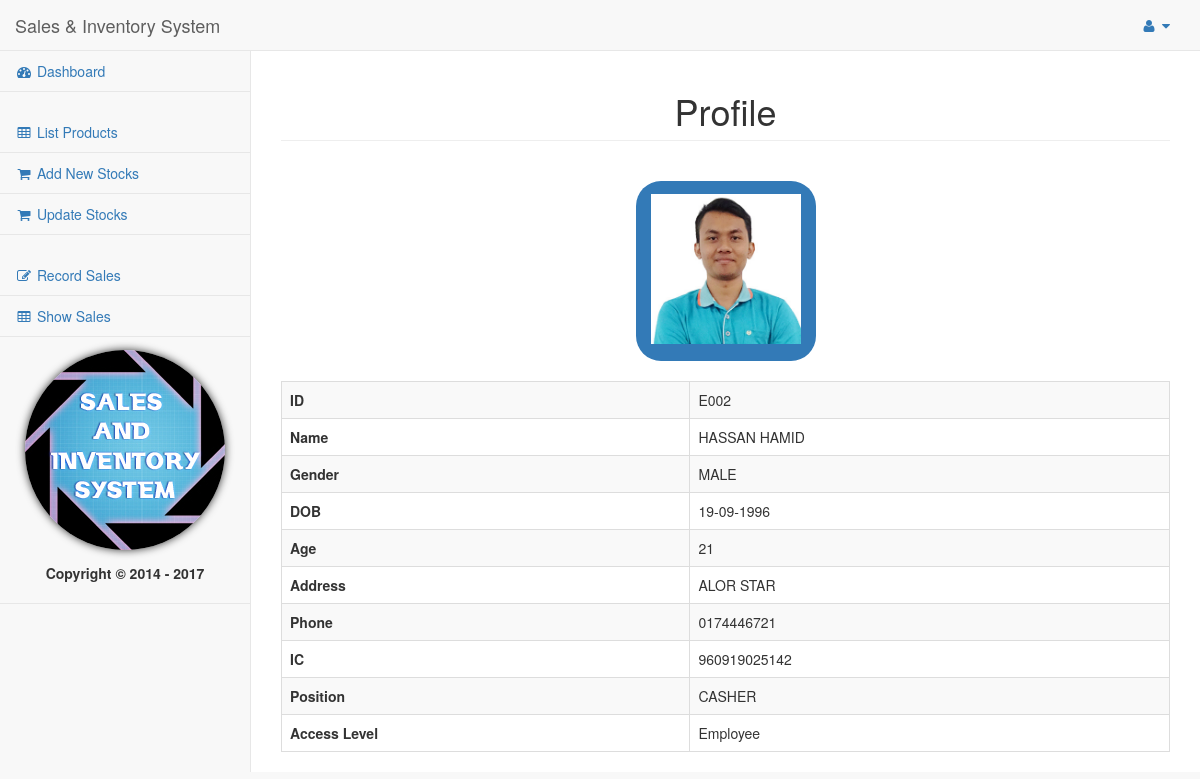
Page /employee/profile.php?id=E002 (signed in) on the committed database.
### tables this page shows
CREATE TABLE IF NOT EXISTS `employee` (
  `ID` char(4) NOT NULL,
  `NAME` varchar(100) NOT NULL,
  `GENDER` varchar(10) NOT NULL,
  `DOB` date NOT NULL,
  `ADDRESS` varchar(100) NOT NULL,
  `PHONE` varchar(50) NOT NULL,
  `IC` varchar(50) NOT NULL,
  `POSITION` varchar(50) NOT NULL,
  `PASSWORD` varchar(50) NOT NULL,
  `LEVEL` int(1) NOT NULL,
  PRIMARY KEY (`ID`)
);

### employee/profile.php (the view, shortened to what this page needs)
<?php include '../templates/headerfolder.php'; ?>
<center>
<?php
	if(($_SESSION['SESS_MEMBER_LEVEL']) == 1 )
	{
		echo '
		<h1 class="page-header">Search/View Employee</h1>
		<form action="profile.php" method="get">
		Employee ID : <input type="text" name="id"><br><br>
		<input type="submit" class="myButton"><br><br>
		</form>
		';
	}
	else
	{
		echo '
		<h1 class="page-header">Profile</h1>
		';
	}
?>
<?php
include '../config.php';
if(isset($_GET["id"]))
{
	$id = (isset($_GET["id"]) ? $_GET["id"] : null);
	$idlogin = ($_SESSION['SESS_MEMBER_ID']);
	$levellogin = ($_SESSION['SESS_MEMBER_LEVEL']);
	if( ($id == $idlogin) && ($levellogin == 1))
	{
		$status = true;
	}
	else if( ($id != $idlogin) && ($levellogin == 1))
	{
		$status = true;
	}
	else if( ($id == $idlogin) && ($levellogin == 2))
	{
		$status = true;
	}
	else if( ($id != $idlogin) && ($levellogin == 2))
	{
		$status = false;
	}
	if($status == true)
	{
		try
		{
			$conn = new PDO("mysql:host=$servername;dbname=$dbname", $username, $password);
			$conn->setAttribute(PDO::ATTR_ERRMODE, PDO::ERRMODE_EXCEPTION);
			$stmt = $conn->prepare("SELECT ID, NAME, GENDER, DATE_FORMAT(DOB,'%d-%m-%Y') AS DATE,
											 (YEAR(CURDATE()) - YEAR(DOB)) AS AGE, ADDRESS, PHONE, IC, POSITION, LEVEL FROM EMPLOYEE WHERE ID='$id'  ");
			$stmt->execute();
			$row = $stmt->fetch(PDO::FETCH_ASSOC);
			$id = $row['ID'];
			$name = $row['NAME'];
			$gender = $row['GENDER'];
			$dob = $row['DATE'];
			$age = $row['AGE'];
			$address = $row['ADDRESS'];
			$phone = $row['PHONE'];
			$ic = $row['IC'];
			$position = $row['POSITION'];
			$level = $row['LEVEL'];
			if($id != null)
			{
				echo "<br><div class='imgBorder'>";
				if(file_exists("../images/userimg/".$id.".jpg"))
				{
					echo "<img width=150px height=150px src='../images/userimg/".$id.".jpg'></img>";
				}
				else
				{
					echo "<img width=150px height=150px src='../images/userimg/noimage.jpg'></img>";
				}
				echo "</div>";
				echo "<div class='table-responsive'>
				<table class='table table-bordered table-hover table-striped'>";
				echo "<br>";
				echo "<tr>";
				echo "	<th>ID</th><td>".htmlentities(strtoupper($id))."</td>";
				echo "</tr>";
				echo "<tr>";
				echo "	<th>Name</th><td>".htmlentities(strtoupper($name))."</td>";
				echo "</tr>";
				echo "<tr>";
				echo "	<th>Gender</th><td>".htmlentities(strtoupper($gender))."</td>";
				echo "</tr>";
				echo "<tr>";
				echo "	<th>DOB</th><td>".htmlentities(strtoupper($dob))."</td>";
				echo "</tr>";
				echo "<tr>";
				echo "	<th>Age</th><td>".htmlentities($age)."</td>";
				echo "</tr>";
				echo "<tr>";
				echo "	<th>Address</th><td>".htmlentities(strtoupper($address))."</td>";
				echo "</tr>";
				echo "<tr>";
				echo "	<th>Phone</th><td>".htmlentities($phone)."</td>";
				echo "</tr>";
				echo "<tr>";
				echo "	<th>IC</th><td>".htmlentities($ic)."</td>";
				echo "</tr>";
				echo "<tr>";
				echo "	<th>Position</th><td>".htmlentities(strtoupper($position))."</td>";
				echo "</tr>";
				echo "<tr>";
				echo "	<th>Access Level</th><td>".(($level == 1) ? "Manager" : "Employee")."</td>";
				echo "</tr>";
				echo "</table></div>";
			}
			else
			{
				echo "<h2><font color='red'>No data available.</font></h2>";
			}
		}
		catch (PDOException $e)
		{
			if((strpos($id, "'") == true))
			{
				echo "<font color='red'><h1>WOW! HACKER!</h1></font>";
			}
			else
				echo "Connection failed: " . $e->getMessage();
		}
	}
	else
	{
		echo "<font color='red'><h2>You have no privileged to view this page!</h2></font>";
	}
		?>
		<?php
}
?>
</center>
<?php include '../templates/footerfolder.php'; ?>

### css/design.css (style rules this page uses)
.imgBorder { border-radius: 25px; background: #337ab7; padding: 13px; width: 180px; height: 180px; }

### rows in the picture
employee: ID (picture), ID "E002", NAME "HASSAN HAMID", GENDER "MALE", ADDRESS "ALOR STAR", PHONE "0174446721", IC "960919025142", POSITION "CASHER"

### other values in the picture
$dob "19-09-1996"
$age "21"
